Frame 1 (no input): blank canvas, image omitted
Frame 60 (no input): blank canvas, image omitted
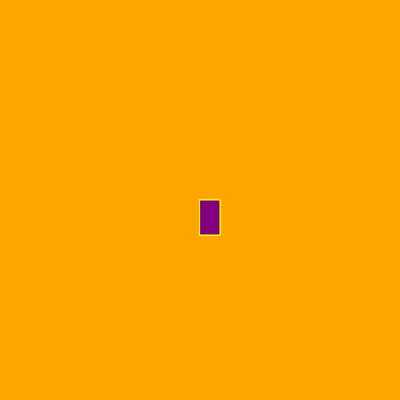
Frame 120 (the mouse pressed at the canvas centre since frame 60)

The p5.js sketch whose frames 1 and 60 were blank and that drew this single picture after the mouse press (run headless with seeded random() and noise() and a simulated clock; from frame 60 on, the mouse is pressed at the canvas centre):

// p5.js sketch
// ── sketch.js
function setup() {
    createCanvas(400, 400);
    background("orange")
  }
  
  function draw() {
    stroke("yellow");
    fill("purple");
    
    
    if (mouseIsPressed) {
      rect(mouseX, mouseY, 20, 35);
    }
  }
